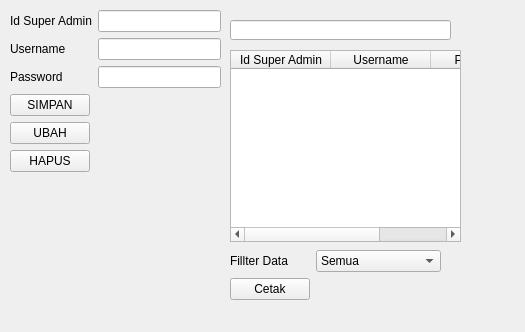
<?xml version="1.0" encoding="UTF-8"?>
<ui version="4.0">
 <class>Form</class>
 <widget class="QWidget" name="Form">
  <property name="geometry">
   <rect>
    <x>0</x>
    <y>0</y>
    <width>525</width>
    <height>332</height>
   </rect>
  </property>
  <property name="windowTitle">
   <string>Form</string>
  </property>
  <widget class="QWidget" name="formLayoutWidget">
   <property name="geometry">
    <rect>
     <x>10</x>
     <y>10</y>
     <width>211</width>
     <height>201</height>
    </rect>
   </property>
   <layout class="QFormLayout" name="formLayout">
    <item row="0" column="0">
     <widget class="QLabel" name="idSuperAdminLabel">
      <property name="text">
       <string>Id Super Admin</string>
      </property>
     </widget>
    </item>
    <item row="0" column="1">
     <widget class="QLineEdit" name="idSuperAdminLineEdit"/>
    </item>
    <item row="1" column="0">
     <widget class="QLabel" name="usernamaLabel">
      <property name="text">
       <string>Username</string>
      </property>
     </widget>
    </item>
    <item row="1" column="1">
     <widget class="QLineEdit" name="usernamaLineEdit"/>
    </item>
    <item row="2" column="0">
     <widget class="QLabel" name="passwordLabel">
      <property name="text">
       <string>Password</string>
      </property>
     </widget>
    </item>
    <item row="2" column="1">
     <widget class="QLineEdit" name="passwordLineEdit"/>
    </item>
    <item row="3" column="0">
     <widget class="QPushButton" name="btnsimpan">
      <property name="text">
       <string>SIMPAN</string>
      </property>
     </widget>
    </item>
    <item row="4" column="0">
     <widget class="QPushButton" name="btnubah">
      <property name="text">
       <string>UBAH</string>
      </property>
     </widget>
    </item>
    <item row="5" column="0">
     <widget class="QPushButton" name="btnhapus">
      <property name="text">
       <string>HAPUS</string>
      </property>
     </widget>
    </item>
   </layout>
  </widget>
  <widget class="QLineEdit" name="lineEdit">
   <property name="geometry">
    <rect>
     <x>230</x>
     <y>20</y>
     <width>221</width>
     <height>20</height>
    </rect>
   </property>
  </widget>
  <widget class="QTableWidget" name="tblsuperadmin">
   <property name="geometry">
    <rect>
     <x>230</x>
     <y>50</y>
     <width>231</width>
     <height>192</height>
    </rect>
   </property>
   <column>
    <property name="text">
     <string>Id Super Admin</string>
    </property>
   </column>
   <column>
    <property name="text">
     <string>Username</string>
    </property>
   </column>
   <column>
    <property name="text">
     <string>Password</string>
    </property>
   </column>
  </widget>
  <widget class="QWidget" name="formLayoutWidget_2">
   <property name="geometry">
    <rect>
     <x>230</x>
     <y>250</y>
     <width>211</width>
     <height>80</height>
    </rect>
   </property>
   <layout class="QFormLayout" name="formLayout_2">
    <item row="0" column="0">
     <widget class="QLabel" name="fillterDataLabel">
      <property name="text">
       <string>Fillter Data</string>
      </property>
     </widget>
    </item>
    <item row="0" column="1">
     <widget class="QComboBox" name="comboFillterdata">
      <item>
       <property name="text">
        <string>Semua</string>
       </property>
      </item>
     </widget>
    </item>
    <item row="1" column="0">
     <widget class="QPushButton" name="btncetak">
      <property name="text">
       <string>Cetak</string>
      </property>
     </widget>
    </item>
   </layout>
  </widget>
 </widget>
 <resources/>
 <connections/>
</ui>
